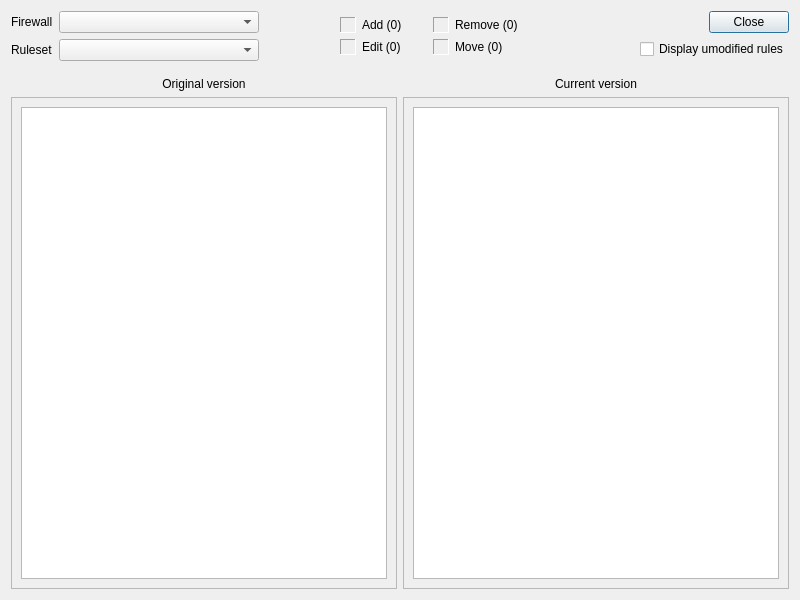
<?xml version="1.0" encoding="UTF-8"?>
<ui version="4.0">
 <class>RuleSetDiffDialog_q</class>
 <widget class="QDialog" name="RuleSetDiffDialog_q">
  <property name="windowModality">
   <enum>Qt::ApplicationModal</enum>
  </property>
  <property name="geometry">
   <rect>
    <x>0</x>
    <y>0</y>
    <width>800</width>
    <height>600</height>
   </rect>
  </property>
  <property name="windowTitle">
   <string>Diff Viewer</string>
  </property>
  <layout class="QVBoxLayout" name="verticalLayout_5">
   <item>
    <layout class="QHBoxLayout" name="horizontalLayout_5">
     <item>
      <layout class="QVBoxLayout" name="verticalLayout_4" stretch="0,0">
       <item>
        <layout class="QHBoxLayout" name="horizontalLayout">
         <item>
          <widget class="QLabel" name="label_3">
           <property name="text">
            <string>Firewall</string>
           </property>
          </widget>
         </item>
         <item>
          <widget class="QComboBox" name="firewall">
           <property name="sizePolicy">
            <sizepolicy hsizetype="Preferred" vsizetype="Fixed">
             <horstretch>1</horstretch>
             <verstretch>0</verstretch>
            </sizepolicy>
           </property>
           <property name="minimumSize">
            <size>
             <width>200</width>
             <height>0</height>
            </size>
           </property>
          </widget>
         </item>
        </layout>
       </item>
       <item>
        <layout class="QHBoxLayout" name="horizontalLayout_4" stretch="0,0">
         <item>
          <widget class="QLabel" name="label_4">
           <property name="text">
            <string>Ruleset</string>
           </property>
          </widget>
         </item>
         <item>
          <widget class="QComboBox" name="ruleset">
           <property name="sizePolicy">
            <sizepolicy hsizetype="Preferred" vsizetype="Fixed">
             <horstretch>1</horstretch>
             <verstretch>0</verstretch>
            </sizepolicy>
           </property>
           <property name="minimumSize">
            <size>
             <width>200</width>
             <height>0</height>
            </size>
           </property>
          </widget>
         </item>
        </layout>
       </item>
      </layout>
     </item>
     <item>
      <spacer name="horizontalSpacer_3">
       <property name="orientation">
        <enum>Qt::Horizontal</enum>
       </property>
       <property name="sizeHint" stdset="0">
        <size>
         <width>20</width>
         <height>20</height>
        </size>
       </property>
      </spacer>
     </item>
     <item>
      <layout class="QFormLayout" name="formLayout">
       <property name="fieldGrowthPolicy">
        <enum>QFormLayout::AllNonFixedFieldsGrow</enum>
       </property>
       <property name="verticalSpacing">
        <number>6</number>
       </property>
       <property name="topMargin">
        <number>6</number>
       </property>
       <property name="bottomMargin">
        <number>0</number>
       </property>
       <item row="0" column="0">
        <widget class="QLabel" name="addColorLbl">
         <property name="sizePolicy">
          <sizepolicy hsizetype="Fixed" vsizetype="Fixed">
           <horstretch>0</horstretch>
           <verstretch>0</verstretch>
          </sizepolicy>
         </property>
         <property name="minimumSize">
          <size>
           <width>16</width>
           <height>16</height>
          </size>
         </property>
         <property name="frameShape">
          <enum>QFrame::Panel</enum>
         </property>
         <property name="frameShadow">
          <enum>QFrame::Sunken</enum>
         </property>
         <property name="text">
          <string/>
         </property>
        </widget>
       </item>
       <item row="0" column="1">
        <widget class="QLabel" name="addTextLbl">
         <property name="minimumSize">
          <size>
           <width>65</width>
           <height>0</height>
          </size>
         </property>
         <property name="text">
          <string>Add (0)</string>
         </property>
        </widget>
       </item>
       <item row="1" column="0">
        <widget class="QLabel" name="editColorLbl">
         <property name="sizePolicy">
          <sizepolicy hsizetype="Fixed" vsizetype="Fixed">
           <horstretch>0</horstretch>
           <verstretch>0</verstretch>
          </sizepolicy>
         </property>
         <property name="minimumSize">
          <size>
           <width>16</width>
           <height>16</height>
          </size>
         </property>
         <property name="frameShape">
          <enum>QFrame::Panel</enum>
         </property>
         <property name="frameShadow">
          <enum>QFrame::Sunken</enum>
         </property>
         <property name="text">
          <string/>
         </property>
        </widget>
       </item>
       <item row="1" column="1">
        <widget class="QLabel" name="editTextLbl">
         <property name="minimumSize">
          <size>
           <width>65</width>
           <height>0</height>
          </size>
         </property>
         <property name="text">
          <string>Edit (0)</string>
         </property>
        </widget>
       </item>
      </layout>
     </item>
     <item>
      <layout class="QFormLayout" name="formLayout_2">
       <property name="topMargin">
        <number>6</number>
       </property>
       <item row="0" column="0">
        <widget class="QLabel" name="removeColorLbl">
         <property name="sizePolicy">
          <sizepolicy hsizetype="Fixed" vsizetype="Fixed">
           <horstretch>0</horstretch>
           <verstretch>0</verstretch>
          </sizepolicy>
         </property>
         <property name="minimumSize">
          <size>
           <width>16</width>
           <height>16</height>
          </size>
         </property>
         <property name="frameShape">
          <enum>QFrame::Panel</enum>
         </property>
         <property name="frameShadow">
          <enum>QFrame::Sunken</enum>
         </property>
         <property name="text">
          <string/>
         </property>
        </widget>
       </item>
       <item row="0" column="1">
        <widget class="QLabel" name="removeTextLbl">
         <property name="minimumSize">
          <size>
           <width>65</width>
           <height>0</height>
          </size>
         </property>
         <property name="text">
          <string>Remove (0)</string>
         </property>
        </widget>
       </item>
       <item row="1" column="0">
        <widget class="QLabel" name="moveColorLbl">
         <property name="sizePolicy">
          <sizepolicy hsizetype="Fixed" vsizetype="Fixed">
           <horstretch>0</horstretch>
           <verstretch>0</verstretch>
          </sizepolicy>
         </property>
         <property name="minimumSize">
          <size>
           <width>16</width>
           <height>16</height>
          </size>
         </property>
         <property name="frameShape">
          <enum>QFrame::Panel</enum>
         </property>
         <property name="frameShadow">
          <enum>QFrame::Sunken</enum>
         </property>
         <property name="text">
          <string/>
         </property>
        </widget>
       </item>
       <item row="1" column="1">
        <widget class="QLabel" name="moveTextLbl">
         <property name="minimumSize">
          <size>
           <width>65</width>
           <height>0</height>
          </size>
         </property>
         <property name="text">
          <string>Move (0)</string>
         </property>
        </widget>
       </item>
      </layout>
     </item>
     <item>
      <spacer name="horizontalSpacer">
       <property name="orientation">
        <enum>Qt::Horizontal</enum>
       </property>
       <property name="sizeHint" stdset="0">
        <size>
         <width>40</width>
         <height>20</height>
        </size>
       </property>
      </spacer>
     </item>
     <item>
      <layout class="QVBoxLayout" name="verticalLayout">
       <item>
        <layout class="QHBoxLayout" name="horizontalLayout_2">
         <item>
          <spacer name="horizontalSpacer_2">
           <property name="orientation">
            <enum>Qt::Horizontal</enum>
           </property>
           <property name="sizeHint" stdset="0">
            <size>
             <width>40</width>
             <height>20</height>
            </size>
           </property>
          </spacer>
         </item>
         <item>
          <widget class="QPushButton" name="pushButton">
           <property name="sizePolicy">
            <sizepolicy hsizetype="Minimum" vsizetype="Fixed">
             <horstretch>0</horstretch>
             <verstretch>0</verstretch>
            </sizepolicy>
           </property>
           <property name="maximumSize">
            <size>
             <width>16777215</width>
             <height>16777215</height>
            </size>
           </property>
           <property name="text">
            <string>Close</string>
           </property>
          </widget>
         </item>
        </layout>
       </item>
       <item>
        <layout class="QHBoxLayout" name="horizontalLayout_3">
         <item>
          <spacer name="horizontalSpacer_4">
           <property name="orientation">
            <enum>Qt::Horizontal</enum>
           </property>
           <property name="sizeHint" stdset="0">
            <size>
             <width>40</width>
             <height>20</height>
            </size>
           </property>
          </spacer>
         </item>
         <item>
          <widget class="QCheckBox" name="displayUnmodifiedRulesBtn">
           <property name="layoutDirection">
            <enum>Qt::LeftToRight</enum>
           </property>
           <property name="text">
            <string>Display umodified rules</string>
           </property>
          </widget>
         </item>
        </layout>
       </item>
      </layout>
     </item>
    </layout>
   </item>
   <item>
    <layout class="QGridLayout" name="gridLayout">
     <property name="sizeConstraint">
      <enum>QLayout::SetNoConstraint</enum>
     </property>
     <property name="topMargin">
      <number>10</number>
     </property>
     <item row="0" column="1">
      <widget class="QLabel" name="label_2">
       <property name="text">
        <string>Current version</string>
       </property>
       <property name="alignment">
        <set>Qt::AlignCenter</set>
       </property>
      </widget>
     </item>
     <item row="0" column="0">
      <widget class="QLabel" name="label">
       <property name="text">
        <string>Original version</string>
       </property>
       <property name="alignment">
        <set>Qt::AlignCenter</set>
       </property>
      </widget>
     </item>
     <item row="1" column="0">
      <widget class="QFrame" name="frame_2">
       <property name="sizePolicy">
        <sizepolicy hsizetype="Preferred" vsizetype="Preferred">
         <horstretch>1</horstretch>
         <verstretch>1</verstretch>
        </sizepolicy>
       </property>
       <property name="frameShape">
        <enum>QFrame::StyledPanel</enum>
       </property>
       <property name="frameShadow">
        <enum>QFrame::Raised</enum>
       </property>
       <layout class="QVBoxLayout" name="verticalLayout_2">
        <item>
         <widget class="QTreeView" name="originalRuleSetView"/>
        </item>
       </layout>
      </widget>
     </item>
     <item row="1" column="1">
      <widget class="QFrame" name="frame">
       <property name="sizePolicy">
        <sizepolicy hsizetype="Preferred" vsizetype="Preferred">
         <horstretch>1</horstretch>
         <verstretch>1</verstretch>
        </sizepolicy>
       </property>
       <property name="frameShape">
        <enum>QFrame::StyledPanel</enum>
       </property>
       <property name="frameShadow">
        <enum>QFrame::Raised</enum>
       </property>
       <layout class="QVBoxLayout" name="verticalLayout_3">
        <item>
         <widget class="QTreeView" name="currentRuleSetView"/>
        </item>
       </layout>
      </widget>
     </item>
    </layout>
   </item>
  </layout>
 </widget>
 <resources/>
 <connections>
  <connection>
   <sender>pushButton</sender>
   <signal>clicked()</signal>
   <receiver>RuleSetDiffDialog_q</receiver>
   <slot>accept()</slot>
   <hints>
    <hint type="sourcelabel">
     <x>738</x>
     <y>23</y>
    </hint>
    <hint type="destinationlabel">
     <x>587</x>
     <y>22</y>
    </hint>
   </hints>
  </connection>
 </connections>
</ui>
